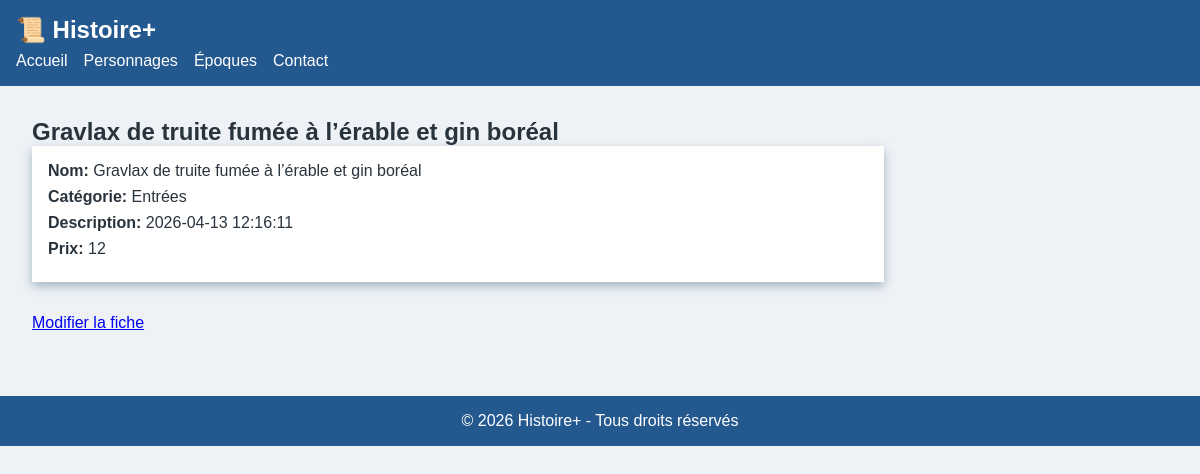
The page /plat/fiche.php?id=1 on the database its author committed.
### tables this page shows
CREATE TABLE "plat" (
	"id"	INTEGER,
	"categorie_id"	INTEGER,
	"nom"	TEXT,
	"ingredient"	TEXT,
	"prix"	INTEGER,
	"created_at"	TEXT DEFAULT current_timestamp,
	"updated_at"	TEXT DEFAULT current_timestamp,
	PRIMARY KEY("id")
);

CREATE TABLE "categorie" (
	"id"	INTEGER,
	"categorie"	TEXT,
	"type"	INTEGER,
	"created_at"	TEXT DEFAULT current_timestamp,
	"updated_at"	TEXT DEFAULT current_timestamp,
	PRIMARY KEY("id")
);

### public/plat/fiche.php (the view, shortened to what this page needs)
<?php
$id = $_GET['id'];
$bd = "../../database/db.sqlite";
$pdo = new PDO("sqlite:" . $bd);
$stmt = $pdo->prepare("SELECT plat.*,categorie.categorie as nom_categorie from plat INNER JOIN categorie on plat.categorie_id = categorie.id WHERE plat.id=:id");
$stmt->execute([':id' => $id]);
$info = $stmt->fetch();
$boutton = '';
$boutton .= '<a href="modifier.php?id=' . $info['id'] . '">Modifier la fiche</a>';
?>
<!DOCTYPE html>
<html lang="fr">
<head>
    <link rel="stylesheet" href="../css/styles.css">
</head>
<body>
    <header>
        <div class="logo">📜 Histoire+</div>
        <nav>
            <ul>
                <li><a href="../index.php">Accueil</a></li>
                <li><a href="#">Personnages</a></li>
                <li><a href="#">Époques</a></li>
                <li><a href="#">Contact</a></li>
            </ul>
        </nav>
    </header>
    <main>
        <section class="content">
            <h1><?php echo $info['nom'] ?></h1>
            <article class="fiche">
                <ul>
                    <li><strong>Nom: </strong><?php echo $info['nom'] ?></li>
                    <li><strong>Catégorie: </strong><?php echo $info["nom_categorie"] ?></li>
                    <li><strong>Description: </strong><?php echo $info['ingredient'] ?></li>
                    <li><strong>Prix: </strong><?php echo $info['prix'] ?></li>
                </ul>
            </article>
            <?php echo $boutton ?>
        </section>
    </main>
    <footer>
        <p>© 2026 Histoire+ - Tous droits réservés</p>
    </footer>
</body>
</html>

### public/css/styles.css (style rules this page uses)
:root { --couleur-primaire: hsl(210, 60%, 35%); --couleur-secondaire: hsl(45, 80%, 50%); --couleur-fond: hsl(210, 30%, 95%); --couleur-texte: hsl(210, 20%, 20%); --ombre: 0 4px 10px hsl(210, 20%, 70%); }
* { margin: 0; padding: 0; box-sizing: border-box; }
body { font-family: Arial, sans-serif; background: var(--couleur-fond); color: var(--couleur-texte); }
main { display: flex; padding: 2rem; gap: 2rem; }
.content { width: 75%; }
footer { text-align: center; padding: 1rem; background: var(--couleur-primaire); color: white; margin-top: 2rem; }

### rows shown on the page
plat: nom "Gravlax de truite fumée à l’érable et gin boréal", categorie.categorie "Entrées", ingredient "2026-04-13 12:16:11", prix "12"
